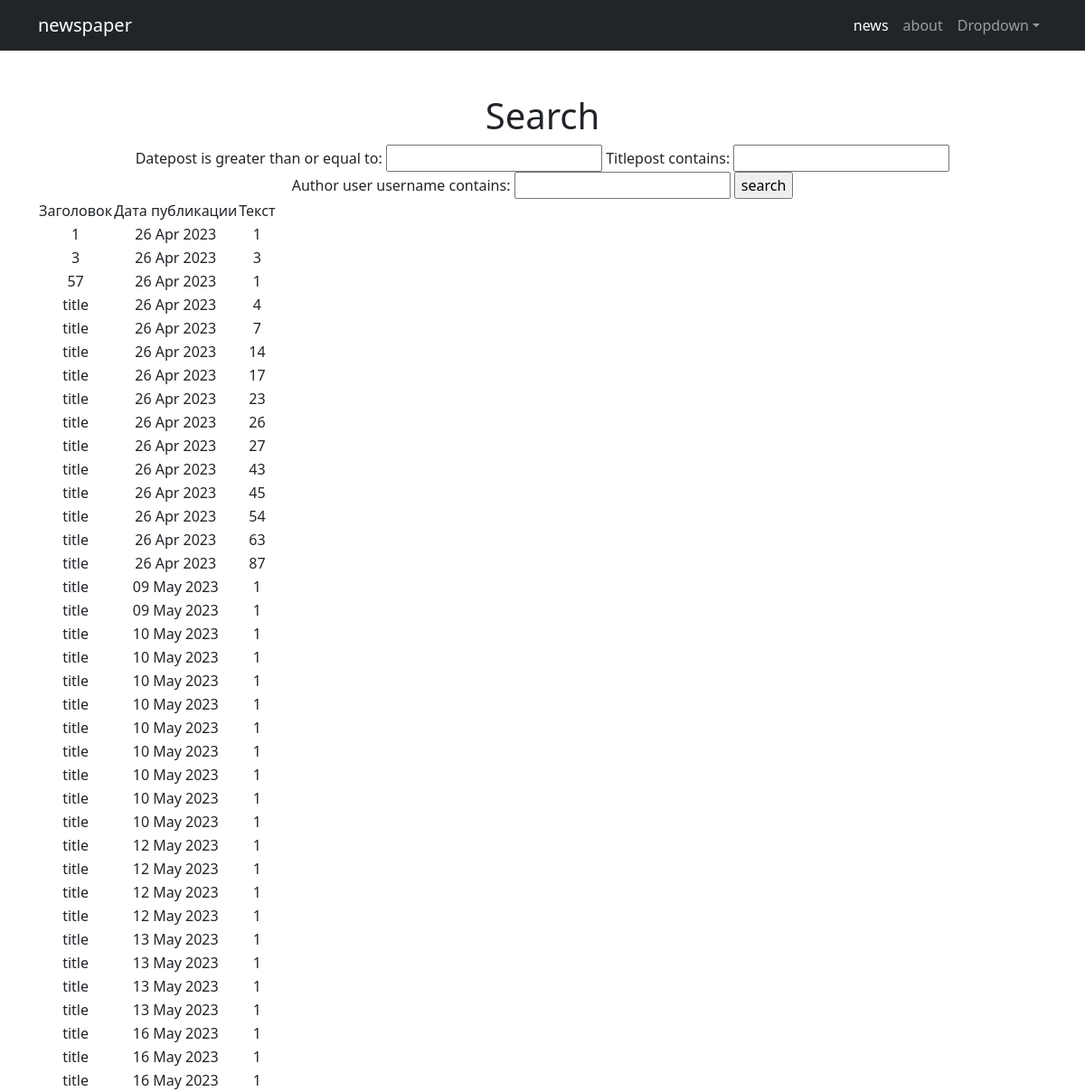
The app's page /search/ with its own data.
### news/models.py (models this page shows, shortened)
class Post(models.Model):
    POST = 'PO'
    NEWS = 'NE'
    TYPE_IN_PLACE = [
        (POST, 'post'),
        (NEWS, 'news'),
    ]
    author = models.ForeignKey(Author, on_delete = models.CASCADE)
    typepost = models.CharField(max_length = 2, choices = TYPE_IN_PLACE, default = POST)
    datepost = models.DateTimeField(auto_now_add = True)
    posts = models.ManyToManyField(Category, through = 'PostCategory')
    titlepost = models.CharField(max_length = 64, default = 'title')
    textpost = models.TextField()
    ratingpost = models.IntegerField(default = 0)

### simpleapp/views.py (the view)
# urls.py: path('', NewsSearch.as_view()),
class NewsSearch(ListView):
    model = Post
    template_name = 'search.html'
    context_object_name = 'news'
    def get_context_data(self, **kwargs):
        context = super().get_context_data(**kwargs)
        context['filter'] = NewFilter(self.request.GET,queryset=self.get_queryset())
        return context

### simpleapp/templatetags/custom_filters.py (called while the page is built)
@register.filter(name='censor')
def multiply(value):
    if 'fuck' in str(value) or 'ass' in str(value) or 'fool' in str(value):
        return '****'
    else:
        return str(value)

### templates/search.html (shortened to what this page needs)
{% extends 'flatpages/default.html' %}
{% load custom_filters %}
{% block content %}
<h1>Search</h1>
<form method="GET">
    {{ filter.form }}
    <input type="submit" value="search">
</form>
{% if news %}
<table>
    <tr>
        <td>
            Заголовок
        </td>
        <td>
            Дата публикации
        </td>
        <td>
            Текст
        </td>
    </tr>
{% for new in filter.qs %}
    <tr>
        <td>
            {{ new.titlepost|censor }}
        </td>
        <td>
            {{ new.datepost|date:'d M Y' }}
        </td>
        <td>
            {{ new.textpost|truncatechars:50|censor }}
        </td>
    </tr>
{% endfor %}
</table>
{% else %}
<h2>News нет</h2>
{% endif %}
{% endblock content %}

### templates/flatpages/default.html (shortened to what this page needs)
{% load static %}
<!DOCTYPE html>
<html lang="en">
    <head>
        <link href="{% static 'css/styles.css' %}" rel="stylesheet" />
    </head>
    <body>
        <nav class="navbar navbar-expand-lg navbar-dark bg-dark">
            <div class="container">
                <a class="navbar-brand" href="#">newspaper</a>
                <div class="collapse navbar-collapse" id="navbarSupportedContent">
                    <ul class="navbar-nav ms-auto mb-2 mb-lg-0">
                        <li class="nav-item"><a class="nav-link active" aria-current="page" href="/news">news</a></li>
                        <li class="nav-item"><a class="nav-link" href="/about">about</a></li>
                        <li class="nav-item dropdown">
                            <a class="nav-link dropdown-toggle" id="navbarDropdown" href="#" role="button" data-bs-toggle="dropdown" aria-expanded="false">Dropdown</a>
                        </li>
                    </ul>
                </div>
            </div>
        </nav>
        <div class="container">
            <div class="text-center mt-5">
                {% block content %}{% endblock content %}
            </div>
        </div>
    </body>
</html>

### records on screen
Post: titlepost|censor "1", datepost "26 Apr 2023", textpost|censor "1"
Post: titlepost|censor "3", datepost "26 Apr 2023", textpost|censor "3"
Post: titlepost|censor "57", datepost "26 Apr 2023", textpost|censor "1"
Post: titlepost|censor "title", datepost "26 Apr 2023", textpost|censor "4"
Post: titlepost|censor "title", datepost "26 Apr 2023", textpost|censor "7"
Post: titlepost|censor "title", datepost "26 Apr 2023", textpost|censor "14"
Post: titlepost|censor "title", datepost "26 Apr 2023", textpost|censor "17"
Post: titlepost|censor "title", datepost "26 Apr 2023", textpost|censor "23"
Post: titlepost|censor "title", datepost "26 Apr 2023", textpost|censor "26"
Post: titlepost|censor "title", datepost "26 Apr 2023", textpost|censor "27"
Post: titlepost|censor "title", datepost "26 Apr 2023", textpost|censor "43"
Post: titlepost|censor "title", datepost "26 Apr 2023", textpost|censor "45"
Post: titlepost|censor "title", datepost "26 Apr 2023", textpost|censor "54"
Post: titlepost|censor "title", datepost "26 Apr 2023", textpost|censor "63"
Post: titlepost|censor "title", datepost "26 Apr 2023", textpost|censor "87"
Post: titlepost|censor "title", datepost "09 May 2023", textpost|censor "1"
Post: titlepost|censor "title", datepost "09 May 2023", textpost|censor "1"
Post: titlepost|censor "title", datepost "10 May 2023", textpost|censor "1"
Post: titlepost|censor "title", datepost "10 May 2023", textpost|censor "1"
Post: titlepost|censor "title", datepost "10 May 2023", textpost|censor "1"
Post: titlepost|censor "title", datepost "10 May 2023", textpost|censor "1"
Post: titlepost|censor "title", datepost "10 May 2023", textpost|censor "1"
Post: titlepost|censor "title", datepost "10 May 2023", textpost|censor "1"
Post: titlepost|censor "title", datepost "10 May 2023", textpost|censor "1"
Post: titlepost|censor "title", datepost "10 May 2023", textpost|censor "1"
Post: titlepost|censor "title", datepost "10 May 2023", textpost|censor "1"
Post: titlepost|censor "title", datepost "12 May 2023", textpost|censor "1"
Post: titlepost|censor "title", datepost "12 May 2023", textpost|censor "1"
Post: titlepost|censor "title", datepost "12 May 2023", textpost|censor "1"
Post: titlepost|censor "title", datepost "12 May 2023", textpost|censor "1"
Post: titlepost|censor "title", datepost "13 May 2023", textpost|censor "1"
Post: titlepost|censor "title", datepost "13 May 2023", textpost|censor "1"
Post: titlepost|censor "title", datepost "13 May 2023", textpost|censor "1"
Post: titlepost|censor "title", datepost "13 May 2023", textpost|censor "1"
Post: titlepost|censor "title", datepost "16 May 2023", textpost|censor "1"
Post: titlepost|censor "title", datepost "16 May 2023", textpost|censor "1"
Post: titlepost|censor "title", datepost "16 May 2023", textpost|censor "1"
